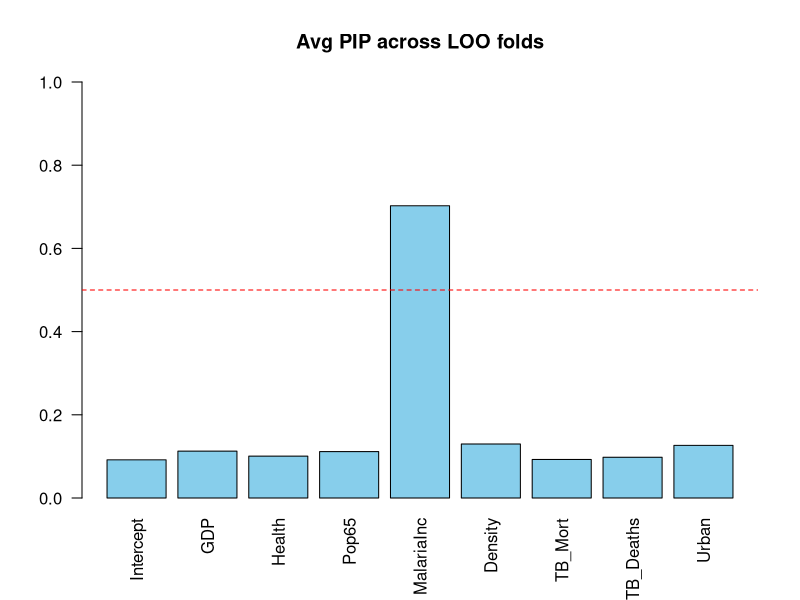

The R script that drew this image:
# -----------------  SSVS – Leave-One-Out CV  -----------------
library(car)     # vif()
library(MASS)    # mvrnorm() fallback if chol fails
set.seed(123)    # reproducible

# ---------- 1. Read & preprocess -----------------------------------------
dat <- read.csv("data/processed/final_table_avg.csv")

Y_raw <- dat$Estimate.y                         # 38 × 1
X_raw <- cbind(
  1,
  dat$GDP.per.capita..PPP..constant.2021.international...,
  dat$Current.health.expenditure.per.capita..PPP..current.international...,
  dat$rate.over65,
  dat$Estimate.x,
  dat$Population.density,
  dat$Estimated.mortality.from.all.forms.of.tuberculosis.per.100.000.population,
  dat$Estimated.number.of.deaths.from.all.forms.of.tuberculosis,
  dat$Share.of.population.residing.in.urban.areas..HYDE.estimates.and.UN.projections.
)
colnames(X_raw) <- c("Intercept","GDP","Health","Pop65",
                     "MalariaInc","Density","TB_Mort",
                     "TB_Deaths","Urban")

# Mean-impute the single NA in Health
X_raw[is.na(X_raw[,"Health"]),"Health"] <-
  mean(X_raw[,"Health"], na.rm = TRUE)

# -------  scale X (except intercept) & Y  ----------------
X_scaled <- X_raw
X_scaled[,-1] <- scale(X_raw[,-1])
Y_scaled <- scale(Y_raw)
Y_mean   <- attr(Y_scaled, "scaled:center")
Y_sd     <- attr(Y_scaled, "scaled:scale")

# ---------- 2. Hyper-parameters & storage -------------------------------
nsave <- 1000
nburn <- 1000
ntot  <- nsave + nburn

tau0 <- 0.1          # << relaxed spike
tau1 <- 10
s0   <- 0.01
S0   <- 0.01

N <- nrow(X_scaled)
K <- ncol(X_scaled)

pred_scaled <- rep(NA, N)
pip_mat     <- matrix(NA, N, K)   # PIP per left-out fold

# ---------- 3. LOO loop --------------------------------------------------
for (i in 1:N) {
  cat("LOO fold", i, "of", N, "\n")
  
  X_train <- X_scaled[-i, ]
  Y_train <- Y_scaled[-i]
  X_test  <- X_scaled[i, , drop = FALSE]
  
  # ----- OLS starting values ----------
  A.OLS <- solve(crossprod(X_train)) %*% crossprod(X_train, Y_train)
  SSE   <- crossprod(Y_train - X_train %*% A.OLS)
  SIG.OLS <- SSE / (N-1 - K)
  
  gamma <- matrix(1, K, 1)
  sigma2.draw <- as.numeric(SIG.OLS)
  V.prior <- diag(as.numeric(gamma * tau1 + (1-gamma) * tau0))
  
  # storage for this fold
  alpha_keep  <- matrix(NA, nsave, K)
  gamma_keep  <- matrix(NA, nsave, K)
  sigma_keep  <- numeric(nsave)
  y_pred_keep <- numeric(nsave)
  
  # ------------- Gibbs sampler -----------------
  for (rep in 1:ntot){
    
    # 1. β | rest
    V.post <- solve(crossprod(X_train) / sigma2.draw +
                      diag(1 / diag(V.prior)))
    A.post <- V.post %*% (crossprod(X_train, Y_train) / sigma2.draw)
    A.draw <- A.post + t(chol(V.post)) %*% rnorm(K)
    
    # 2. γ | rest
    for (j in 1:K){
      p0 <- dnorm(A.draw[j], 0, sqrt(tau0))
      p1 <- dnorm(A.draw[j], 0, sqrt(tau1))
      gamma[j] <- rbinom(1, 1, p1/(p0+p1))
    }
    V.prior <- diag(as.numeric(gamma * tau1 + (1-gamma) * tau0))
    
    # 3. σ² | rest
    S.post <- crossprod(Y_train - X_train %*% A.draw)/2 + S0
    s.post <- S0 + (N-1)/2
    sigma2.draw <- 1 / rgamma(1, s.post, S.post)
    
    # ---- store after burn-in
    if (rep > nburn) {
      m <- rep - nburn
      alpha_keep[m, ]  <- A.draw
      gamma_keep[m, ]  <- gamma
      sigma_keep[m]    <- sigma2.draw
      y_pred_keep[m]   <- X_test %*% A.draw                # mean prediction
    }
  } # end Gibbs
  
  # Posterior predictive mean for left-out obs
  pred_scaled[i] <- mean(y_pred_keep)
  pip_mat[i, ]   <- colMeans(gamma_keep)
}

# ---------- 4. Back-transform predictions & evaluate  --------------------
pred_original <- pred_scaled * Y_sd + Y_mean

loo_results <- data.frame(
  Country   = dat$Entity.x,
  True      = Y_raw,
  Predicted = pred_original,
  Error     = pred_original - Y_raw
)

print(head(loo_results, 10))
cat("RMSE: ", sqrt(mean(loo_results$Error^2)), "\n")

# ---------- 5. Average PIPs across folds --------------------------------
overall_pip <- colMeans(pip_mat)
print(round(overall_pip, 3))
barplot(overall_pip, names.arg=colnames(X_scaled), las=2, ylim=c(0,1),
        col="skyblue", main="Avg PIP across LOO folds")
abline(h=0.5, col="red", lty=2)

# ---------- 6. Save results ---------------------------------------------
dir.create("results", showWarnings = FALSE)
write.csv(loo_results, "results/loo_predictions.csv", row.names = FALSE)
